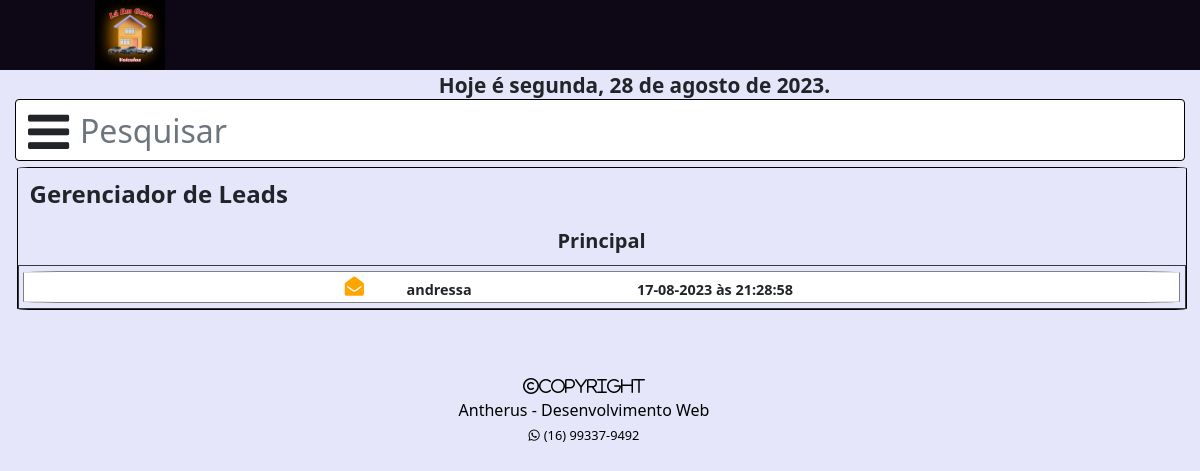
The page /dashboard/ (signed in) on the database its author committed.
### lp/models.py (models this page shows, shortened)
class Leads(models.Model):
    nome_leads = models.CharField(max_length=30)
    whatsapp = models.CharField(max_length=13)
    status_aberto = models.CharField(max_length=20)
    status_leads = models.CharField(max_length=8)
    data_recebimento = models.CharField(max_length=50)
    ultimo_user = models.CharField(max_length=30)

### lp/views.py (the view)
# urls.py: path('dashboard/', views.dashboard, name='dashboard'),
@login_required
def dashboard(request):
    leads = Leads.objects.all().order_by('-data_recebimento')
    leads_novos = Leads.objects.filter(status_aberto='fa-envelope')
    leads_abertos = Leads.objects.filter(status_aberto='fa-envelope-open')
    perfil_user = Perfil.objects.last()
    return render(request, 'site/dashboard.html', {'leads': leads,
                                                   'perfil_user': perfil_user,
                                                   'leads_novos': leads_novos,
                                                   'leads_abertos': leads_abertos})

### lp/templates/site/dashboard.html (shortened to what this page needs)
<!DOCTYPE html>
{% load static %}
<html>
<head>
	<link rel="stylesheet" href="https://stackpath.bootstrapcdn.com/bootstrap/4.5.2/css/bootstrap.min.css">
     <link rel="stylesheet" href="fontawesome/css/all.css">
     <link href="https://cdnjs.cloudflare.com/ajax/libs/font-awesome/4.7.0/css/font-awesome.css" rel="stylesheet" />
	 <link rel="stylesheet" type="text/css" href="{% static 'css/estilo-dashboard.css' %}">
</head>
<body >
	<div class="container-fluid ">
		<header id="header">
			<img src="{% static 'img/logo-marca-5.png' %}" id="img-logo">
		</header>
		<div id="header-dashboard" class="text-center">
				<div id="data-hora-header" ></div>
		</div>
			<nav id="navegacao">
				<div id="pesquisa">
						<form method="GET" class="" id="form-pesquisa">
								<i class="fa fa-bars menu-hamburguer-closed btn" data-toggle="collapse" data-target="#menu-deslizante" id="menu-hamburguer" aria-hidden="true"></i>
								<input type="text" name="barra-pesquisa" id="barra-pesquisa" class="barra-pesquisa-closed form-control" placeholder="Pesquisar">
						</form>
				</div>
			</nav>
		<div id="dashboard">
				<h4 id="header-leads-board" class="text-left m-1 p-2">Gerenciador de Leads</h4>
				<h5 id="sub-header-leads-board" class="text-center m-1 p-2">Principal</h5>
			<div id="leads-board" class="border border-dark">
				{% for leads in leads %}
				<div class=" leads" id="leads-{{leads.pk}}" data-target="#leadsModal-{{leads.pk}}"    >
					<div id="envelope">
						<i class="fa {{leads.status_aberto}} envelope-leads leads-novo"  aria-hidden="true"></i>
					</div>
					<div id="remetente">{{leads.nome_leads|slice:':30'}}</div>
					<div id="data-horario" class="text-left">{{leads.data_recebimento|slice:"8:10"}}-{{leads.data_recebimento|slice:"5:7"}}-{{leads.data_recebimento|slice:"0:4"}} às{{leads.data_recebimento|slice:"10:19"}}</div>
				</div>
				{% endfor %}
			</div>
		</div>
		<footer >
			<i class="fa fa-copyright text-center" aria-hidden="true">Copyright</i>
			<div>Antherus - Desenvolvimento Web</div>
			<small><i class="fa fa-whatsapp mr-1" aria-hidden="true"></i><span>(16) 99337-9492</span></small>
		</footer>
	</div>
</body>
</html>

### lp/static/css/estilo-dashboard.css (style rules this page uses)
* { margin: 0; padding: 0; box-sizing: border-box; }
@media (min-width: 1025.00px) and (max-width:  1440.98px) { body { margin: 0 ; padding: 0; overflow-x: hidden; font-family:Noto Sans, sans-serif; background: lavender; min-height: 2000px; } }
@media (min-width: 1025.00px) and (max-width:  1440.98px) { html { overflow-x: hidden; } }
@media (min-width: 1025.00px) and (max-width:  1440.98px) { .container-fluid { max-width:100%; } }
@media (min-width: 1025.00px) and (max-width:  1440.98px) { #header { width:120%; background: #0E0816; position: relative; left:-5em; } }
@media (min-width: 1025.00px) and (max-width:  1440.98px) { #img-logo { max-width:300px; max-height: 70px; position: relative; left:10em; } }
@media (min-width: 1025.00px) and (max-width:  1440.98px) { #data-hora-header { max-width: 420px; position: relative; left:35%; font-size: 1.3em; font-weight: 600; } }
@media (min-width: 1025.00px) and (max-width:  1440.98px) { #navegacao { width: 100%; position: relative; left:0em; } }
@media (min-width: 1025.00px) and (max-width:  1440.98px) { #pesquisa { max-height: 50px; } }
@media (min-width: 1025.00px) and (max-width:  1440.98px) { #barra-pesquisa { min-width: 100%; padding-left:2em; position: relative; left:0; top:-2em; min-height: 50px; z-index: 0; font-size: 2em; } }
@media (min-width: 1025.00px) and (max-width:  1440.98px) { .form-control { border:1px solid black; } }
@media (min-width: 1025.00px) and (max-width:  1440.98px) { #menu-hamburguer { position: relative; top: 0em; left: 0em; font-size: 3em; z-index: 1; } }
@media (min-width: 1025.00px) and (max-width:  1440.98px) { #dashboard { border:1px solid black; border-radius:1%; min-width: 65%; position: relative; top: 1em; left: 0.1em; } }
@media (min-width: 1025.00px) and (max-width:  1440.98px) { #leads-board { overflow-x: scroll; max-height: 500px; } }
@media (min-width: 1025.00px) and (max-width:  1440.98px) { #header-leads-board { font-weight: 800; } }
@media (min-width: 1025.00px) and (max-width:  1440.98px) { #sub-header-leads-board { font-weight: 700; } }
@media (min-width: 1025.00px) and (max-width:  1440.98px) { .leads { background: white; max-width: 100%; max-height: 2em; position: relative; left: 0em; margin: 0.3em; border:1px solid gray; border-radius: 5%; padding-left:25%; } }
@media (min-width: 1025.00px) and (max-width:  1440.98px) { .leads-novo { color: green; } }
@media (min-width: 1025.00px) and (max-width:  1440.98px) { .fa-envelope-open { color: orange; } }
@media (min-width: 1025.00px) and (max-width:  1440.98px) { #envelope { position: relative; top:0em; left: 1.5em; border-radius: 5%; font-size: 1.2em; } }
@media (min-width: 1025.00px) and (max-width:  1440.98px) { #remetente { max-width: 180px; position: relative; top:-1.5em; left:6em; padding-left: 0.3em; font-size: 0.9em; white-space: nowrap; font-weight: 700; } }
@media (min-width: 1025.00px) and (max-width:  1440.98px) { #data-horario { max-width: 140px; position: relative; top:-3em; left:22em; padding-left: 0.3em; font-size: 0.9em; white-space: nowrap; font-weight: 700; } }
@media (min-width: 1025.00px) and (max-width:  1440.98px) { footer { position: relative; left:-1em; top:5em; text-align: center; color:black; } }

### rows shown on the page
Leads: nome_leads "andressa", data_recebimento "17", data_recebimento "08", data_recebimento "2023", data_recebimento "21:28:58"
